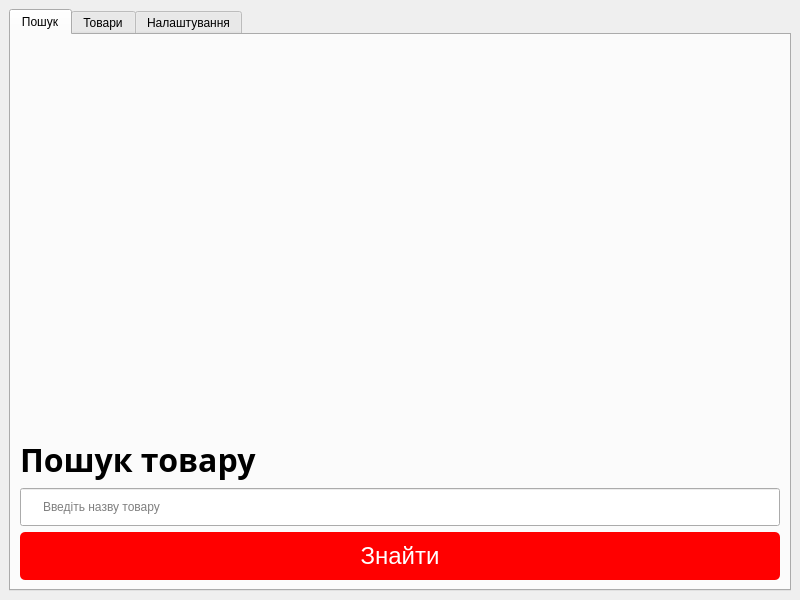
<?xml version="1.0" encoding="UTF-8"?>
<ui version="4.0">
 <class>MainWindow</class>
 <widget class="QMainWindow" name="MainWindow">
  <property name="geometry">
   <rect>
    <x>0</x>
    <y>0</y>
    <width>800</width>
    <height>600</height>
   </rect>
  </property>
  <property name="windowTitle">
   <string>Головна</string>
  </property>
  <widget class="QWidget" name="centralwidget">
   <layout class="QVBoxLayout" name="verticalLayout">
    <item>
     <widget class="QTabWidget" name="tabWidget">
      <property name="currentIndex">
       <number>0</number>
      </property>
      <widget class="QWidget" name="tab_2">
       <attribute name="title">
        <string>Пошук</string>
       </attribute>
       <layout class="QVBoxLayout" name="verticalLayout_4">
        <item>
         <widget class="QLabel" name="label_2">
          <property name="font">
           <font>
            <family>Montserrat</family>
            <pointsize>24</pointsize>
            <weight>75</weight>
            <bold>true</bold>
           </font>
          </property>
          <property name="text">
           <string>Пошук товару</string>
          </property>
          <property name="alignment">
           <set>Qt::AlignBottom|Qt::AlignLeading|Qt::AlignLeft</set>
          </property>
         </widget>
        </item>
        <item>
         <widget class="QLineEdit" name="lineEdit">
          <property name="styleSheet">
           <string notr="true">border-color: rgb(0, 0, 0);
gridline-color: rgb(255, 255, 255);
 padding: 10px 20px;</string>
          </property>
          <property name="text">
           <string/>
          </property>
          <property name="placeholderText">
           <string>Введіть назву товару</string>
          </property>
         </widget>
        </item>
        <item>
         <widget class="QPushButton" name="pushButton">
          <property name="font">
           <font>
            <pointsize>18</pointsize>
           </font>
          </property>
          <property name="styleSheet">
           <string notr="true"> QPushButton {
  background-color: rgb(255, 0, 0);
  color: rgb(255, 255, 255);
  padding: 10px 20px;
  border: none;
  border-radius: 5px;
  cursor: pointer;
  transition: box-shadow 0.3s ease;
}

QPushButton:pressed {
            background-color: rgb(0, 143, 255); /* изменяем цвет при нажатии */
        }</string>
          </property>
          <property name="text">
           <string>Знайти</string>
          </property>
         </widget>
        </item>
       </layout>
      </widget>
      <widget class="QWidget" name="tab_3">
       <attribute name="title">
        <string>Товари</string>
       </attribute>
       <layout class="QVBoxLayout" name="verticalLayout_2">
        <item>
         <widget class="QScrollArea" name="scrollArea">
          <property name="widgetResizable">
           <bool>true</bool>
          </property>
          <widget class="QWidget" name="scrollAreaWidgetContents">
           <property name="geometry">
            <rect>
             <x>0</x>
             <y>0</y>
             <width>728</width>
             <height>519</height>
            </rect>
           </property>
           <layout class="QVBoxLayout" name="verticalLayout_3">
            <item>
             <widget class="QListWidget" name="listWidget"/>
            </item>
            <item>
             <widget class="QPushButton" name="pushButton_2">
              <property name="styleSheet">
               <string notr="true"> QPushButton {
  background-color: rgb(0, 163, 255);
  color: rgb(255, 255, 255);
  padding: 10px 20px;
  border: none;
  border-radius: 5px;
  cursor: pointer;
  transition: box-shadow 0.3s ease;
}

QPushButton:pressed {
            background-color: rgb(0, 143, 255); /* изменяем цвет при нажатии */
        }</string>
              </property>
              <property name="text">
               <string>Зберегти</string>
              </property>
             </widget>
            </item>
            <item>
             <widget class="QPushButton" name="pushButton_3">
              <property name="styleSheet">
               <string notr="true">
 QPushButton {
  background-color: rgb(19, 136, 8);
  color: rgb(255, 255, 255);
  padding: 10px 20px;
  border: none;
  border-radius: 5px;
  cursor: pointer;
  transition: box-shadow 0.3s ease;
}

QPushButton:pressed {
            background-color: rgb(0, 143, 255); /* изменяем цвет при нажатии */
        }</string>
              </property>
              <property name="text">
               <string>Оновити</string>
              </property>
             </widget>
            </item>
           </layout>
          </widget>
         </widget>
        </item>
       </layout>
      </widget>
      <widget class="QWidget" name="tab_4">
       <attribute name="title">
        <string>Налаштування</string>
       </attribute>
       <layout class="QVBoxLayout" name="verticalLayout_5">
        <item>
         <widget class="QLabel" name="label_3">
          <property name="styleSheet">
           <string notr="true">color: rgb(127, 127, 127);</string>
          </property>
          <property name="text">
           <string>Налаштуйте зберігання товарів
для подальшого використання,
або перегляду.
Програма не несе відповідальність за будь які порушення норм сайту
Будь ласка використовуйте лише для ознайом. цілей
</string>
          </property>
          <property name="alignment">
           <set>Qt::AlignLeading|Qt::AlignLeft|Qt::AlignTop</set>
          </property>
         </widget>
        </item>
        <item>
         <widget class="QRadioButton" name="radioButton">
          <property name="text">
           <string>Custom file save</string>
          </property>
         </widget>
        </item>
        <item>
         <widget class="QLineEdit" name="lineEdit_3">
          <property name="styleSheet">
           <string notr="true">  padding: 10px 20px;</string>
          </property>
          <property name="placeholderText">
           <string>$_FILENAME</string>
          </property>
         </widget>
        </item>
       </layout>
      </widget>
     </widget>
    </item>
   </layout>
  </widget>
 </widget>
 <resources/>
 <connections/>
</ui>
